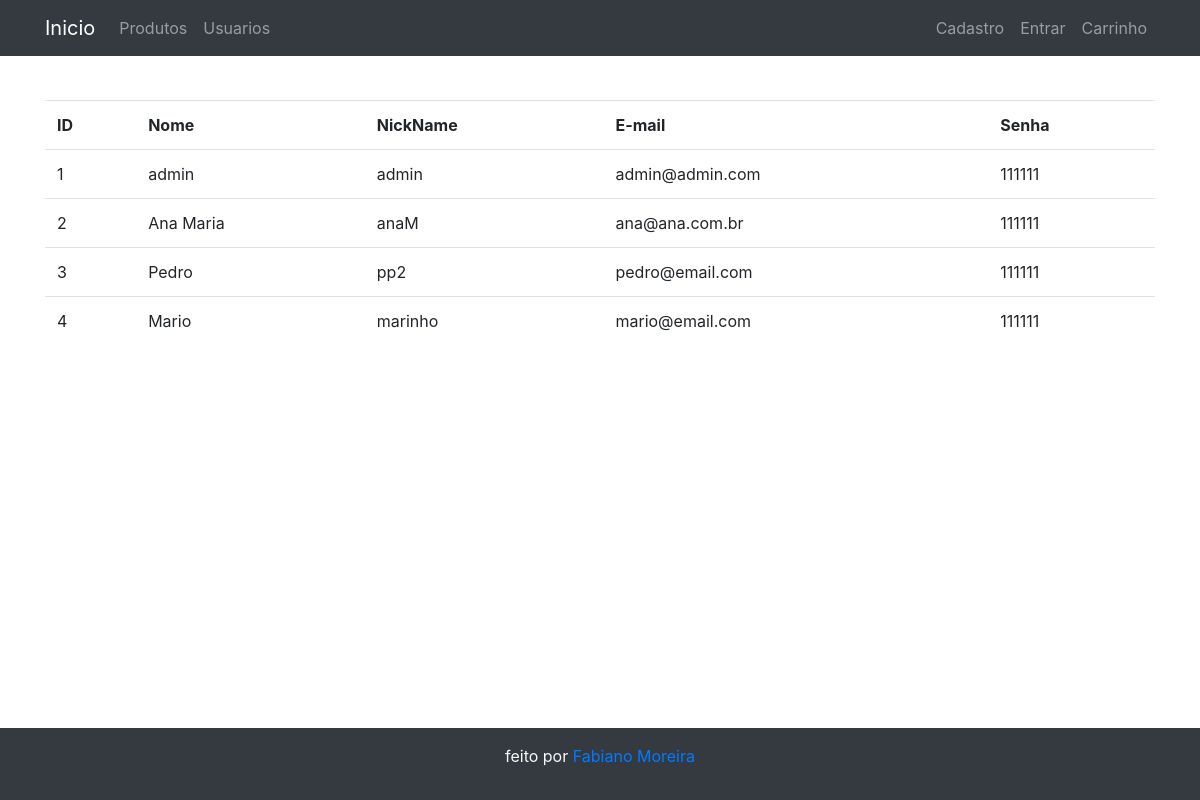
Screenshot of /?p=listUser with the database file from the repository.
### tables this page shows
CREATE TABLE IF NOT EXISTS `usuario` (
  `uid` int(11) NOT NULL AUTO_INCREMENT,
  `nome` varchar(100) DEFAULT NULL,
  `nickname` varchar(50) DEFAULT NULL,
  `email` varchar(100) DEFAULT NULL,
  `senha` varchar(50) DEFAULT NULL,
  `id-tipo` int(11) NOT NULL DEFAULT '1',
  PRIMARY KEY (`uid`),
  KEY `id-tipo` (`id-tipo`),
  KEY `id-tipo_2` (`id-tipo`)
);

### model/dao.php (called while the page is built, shortened)
<?php
class Dao
{
    function conecta()
    {
        $pdo = null;
        try {
            $pdo = new PDO('mysql:host=' . self::HOST . ';dbname=' . self::DB, self::USER, self::PASS);
            $pdo->setAttribute(PDO::ATTR_ERRMODE, PDO::ERRMODE_EXCEPTION);
        } catch (PDOException $e) {
            print "Error!: " . $e->getMessage() . "<br/>";
            die();
        }
        return $pdo;
    }
}
?>

### model/usuario.php (called while the page is built, shortened)
<?php
class Usuario
{
    public function listAll()
    {
        $result = null;
        try {
            require_once("dao.php");
            $sql = "select * from usuario";
            $dao = new Dao;
            $stman = $dao->conecta()->prepare($sql);
            $stman->execute();
            $result = $stman->fetchAll(PDO::FETCH_OBJ);
        } catch (Exception $e) {
            erro("Erro: " .  $e->getMessage());
        }
        return $result;
    }
}
?>

### pages/list-usuario.php (the view)
<section class="container">
    <table class="table">
        <tr>
            <th> ID </th>
            <th> Nome </th>
            <th> NickName </th>
            <th> E-mail </th>
            <th> Senha </th>
        </tr>
        <?php
        require_once("./model/usuario.php");
        $user = new Usuario;
        foreach ($user->listAll() as $u) {
            echo "
                <tr>
                    <td> $u->uid </td>
                    <td> $u->nome </td>
                    <td> $u->nickname </td>
                    <td> $u->email </td>
                    <td> $u->senha </td>
                </tr>";
        }
        ?>
    </table>
</section>

### css/estilo.css (style rules this page uses)
body { margin-top: 100px; margin-bottom: 100px; }

### rows the page displays
usuario: uid "1", nome "admin", nickname "admin", email "admin@admin.com", senha "111111"
usuario: uid "2", nome "Ana Maria", nickname "anaM", email "ana@ana.com.br", senha "111111"
usuario: uid "3", nome "Pedro", nickname "pp2", email "pedro@email.com", senha "111111"
usuario: uid "4", nome "Mario", nickname "marinho", email "mario@email.com", senha "111111"
